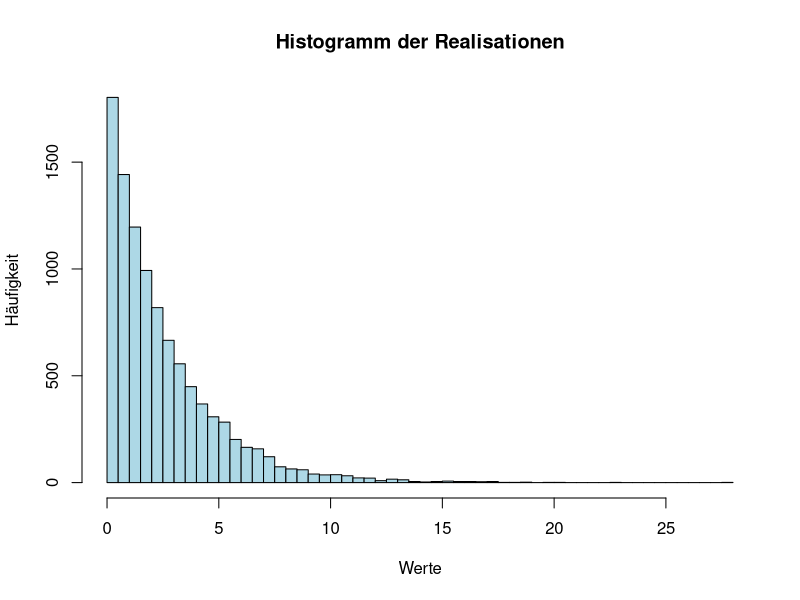

The R script that drew this image:
# Aufgabe 1

# Berechnen Sie die Wahrscheinlichkeit, dass die Zufallsvariable X einen Wert zwischen 2 und 10 annimmt mit folgenden Verfahren:

funktion <- function(x) {
  return((2/5) * exp(-(2/5) * x))
}

# a) Durch Simulation mittles der R-Funktion rexp() (10000 Realisationen). Zeichnen Sie ferner das Histogramm.



# histogramm der Realisationen
data <- rexp(10000, rate = 2/5)
hist(data, breaks = 50
     , main = "Histogramm der Realisationen"
     , xlab = "Werte"
     , ylab = "Häufigkeit"
     , col = "lightblue"
     , border = "black")

# c) Unter Verwendung der R-Funktion pexp()
pexp(10, rate = 2/5) - pexp(2, rate = 2/5)

# d) Durch das numerische Integral mithilfe der R-Funktion integrate() und der
# Dichte dexp(). Für die Funktion integrate() brauchen Sie eine Funktion,
# diese können Sie mittels fun <- function(x) dexp(x = x, rate = 2/5) definieren.

funktion <- function(x) dexp(x = x, rate = 2/5)
integrate(funktion, lower = 2, upper = 10)
